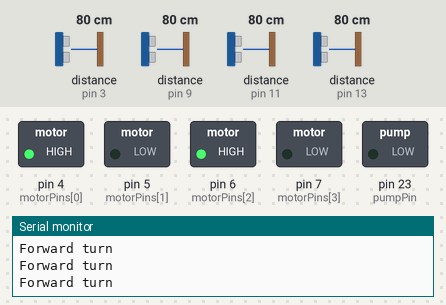
A sketch run on a simulated Arduino Mega 2560, built with avr-gcc and run on an emulated ATmega2560. On the bench: switched loads named in the sketch (green lamp = pin HIGH), the last lines printed to the serial monitor. Wiring (inferred from the names in the program): 4 × ultrasonic range finder: trigger pin 2, echo pin 3 / trigger pin 8, echo pin 9 / trigger pin 10, echo pin 11 / trigger pin 12, echo pin 13. The test bench sets the inputs (shaded band); at power-on: distance to the obstacle (sensors on pin 3, pin 9, pin 11, pin 13) 80 cm. The echo pulse lasts 58.3 µs per cm; pins used as bus, display or sensor lines are not drawn.

Above: at 1.2 s.
1.3 s: distance to the obstacle (sensor on pin 3) set to 6 cm
2.8 s: distance to the obstacle (sensor on pin 3) set to 3 cm
At 3.7 s:
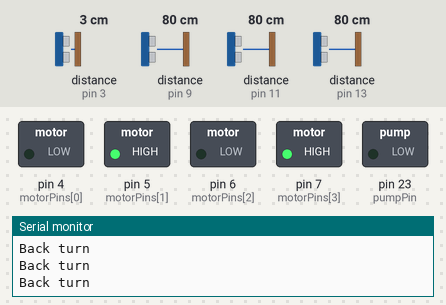
4.3 s: distance to the obstacle (sensor on pin 9) set to 8 cm
7.3 s: distance to the obstacle (sensor on pin 9) set to 5 cm
At 7.8 s:
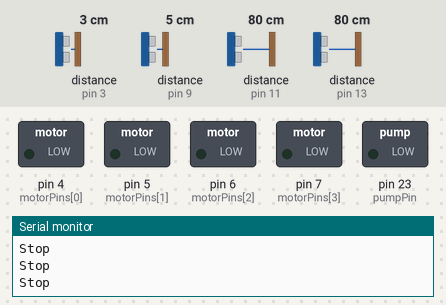
8.8 s: distance to the obstacle (sensor on pin 11) set to 2 cm
At 9.2 s:
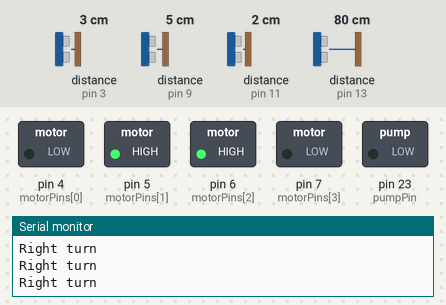
10.3 s: distance to the obstacle (sensor on pin 11) set to 120 cm
At 11.8 s:
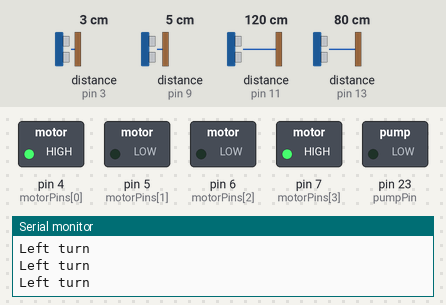
Timing chart, 0 to 12.8 s (numbered marks = the images above; inputs shaded):
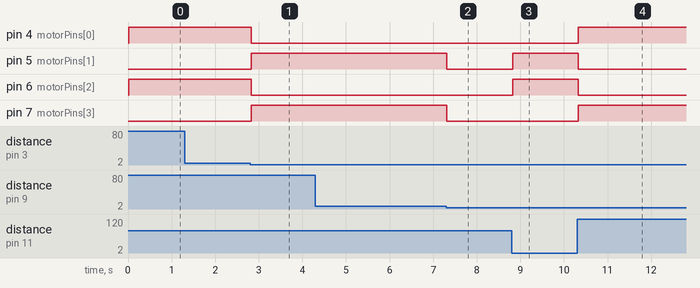

The sketch:

CLEANOBOT_1.0.ino
```cpp
#include <Arduino.h>

// Pin Definitions
const int trigPins[] = {2, 8, 10, 12}; // Trig pins of HC-SR04
const int echoPins[] = {3, 9, 11, 13}; // Echo pins of HC-SR04
const int motorPins[] = {4, 5, 6, 7};  // Motor pins of L298N
const int pumpPin = 23;
// Constants
const float SPEED_OF_SOUND_CM_PER_US = 0.0343;
const int MIN_DISTANCE_CM = 4;
const int TURN_DISTANCE_CM = 6;

// Function Prototypes
float readDistance(int trigPin, int echoPin);
void stopMotors();
void moveForward();
void moveBackward();
void moveLeft();
void moveRight();

void setup() {
  Serial.begin(9600);
  for (int i = 0; i < 4; i++) {
    pinMode(trigPins[i], OUTPUT);
    pinMode(echoPins[i], INPUT);
    pinMode(motorPins[i], OUTPUT);
  }
  pinMode(pumpPin, OUTPUT);
}

void loop() {
 // digitalWrite(pumpPin, LOW);
  //delay(50);
  //digitalWrite(pumpPin, HIGH);
  //delay(10);
  float distances[4];
  for (int i = 0; i < 4; i++) {
    distances[i] = readDistance(trigPins[i], echoPins[i]);
  }

  if (distances[0] < MIN_DISTANCE_CM) {
    if (distances[2] > distances[3] && distances[2] > TURN_DISTANCE_CM) {
      moveLeft();
      Serial.println("Left turn");
    } else if (distances[3] > distances[2] && distances[3] > TURN_DISTANCE_CM) {
      moveRight();
       Serial.println("Right turn");
    } else if (distances[1] > TURN_DISTANCE_CM) {
      moveBackward();
       Serial.println("Back turn");
    } else {
      stopMotors();
       Serial.println("Stop");
    }
  } else if (distances[2] > TURN_DISTANCE_CM && distances[3] > TURN_DISTANCE_CM) {
    moveForward();
     Serial.println("Forward turn");
  } else {
    if (distances[2] < TURN_DISTANCE_CM && distances[1] > TURN_DISTANCE_CM && distances[3] > TURN_DISTANCE_CM) {
      moveRight();
       Serial.println("Right turn");
    } else if (distances[3] < TURN_DISTANCE_CM && distances[1] > TURN_DISTANCE_CM && distances[2] > TURN_DISTANCE_CM) {
      moveLeft();
      Serial.println("Left turn");
    } else if (distances[1] > TURN_DISTANCE_CM) {
      moveBackward();
      Serial.println("Back turn");
    } else {
      stopMotors();
       Serial.println("Stop");
    }
  }
  delay(10);
}

float readDistance(int trigPin, int echoPin) {
  digitalWrite(trigPin, LOW);
  delayMicroseconds(2);
  digitalWrite(trigPin, HIGH);
  delayMicroseconds(10);
  digitalWrite(trigPin, LOW);
  return pulseIn(echoPin, HIGH) * SPEED_OF_SOUND_CM_PER_US / 2.0;
}

void stopMotors() {
  for (int i = 0; i < 4; i++) {
    digitalWrite(motorPins[i], LOW);
  }
}

void moveForward() {
  digitalWrite(motorPins[0], HIGH);
  digitalWrite(motorPins[1], LOW);
  digitalWrite(motorPins[2], HIGH);
  digitalWrite(motorPins[3], LOW);
}

void moveBackward() {
  digitalWrite(motorPins[0], LOW);
  digitalWrite(motorPins[1], HIGH);
  digitalWrite(motorPins[2], LOW);
  digitalWrite(motorPins[3], HIGH);
}

void moveLeft() {
  digitalWrite(motorPins[0], HIGH);
  digitalWrite(motorPins[1], LOW);
  digitalWrite(motorPins[2], LOW);
  digitalWrite(motorPins[3], HIGH);
}

void moveRight() {
  digitalWrite(motorPins[0], LOW);
  digitalWrite(motorPins[1], HIGH);
  digitalWrite(motorPins[2], HIGH);
  digitalWrite(motorPins[3], LOW);
}
```

Measured:
- the behaviour switches between 5 and 4 cm on distance to the obstacle (sensor on pin 3) (found by bisection; images 0 and 1)
- the behaviour switches between 7 and 6 cm on distance to the obstacle (sensor on pin 9) (found by bisection; images 1 and 2)
- after the input at 2.8 s, pin 4 (motorPins[0]), pin 6 (motorPins[2]): HIGH → LOW at once; pin 5 (motorPins[1]), pin 7 (motorPins[3]): LOW → HIGH at once
- after the input at 7.3 s, pin 5 (motorPins[1]), pin 7 (motorPins[3]): HIGH → LOW at once
- after the input at 8.8 s, pin 5 (motorPins[1]), pin 6 (motorPins[2]): LOW → HIGH at once
- after the input at 10.3 s, pin 4 (motorPins[0]), pin 7 (motorPins[3]): LOW → HIGH at once; pin 5 (motorPins[1]), pin 6 (motorPins[2]): HIGH → LOW at once
